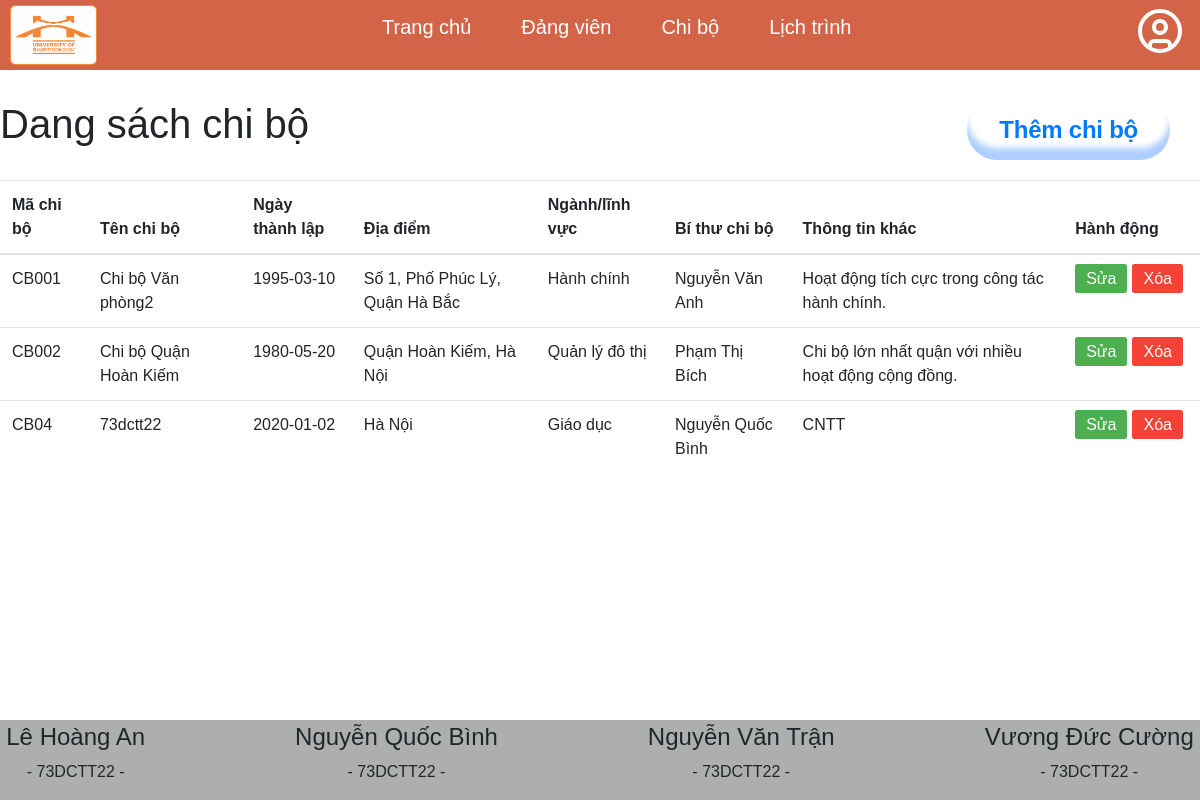
The page /admin/chi_bo.php on the database its author committed.
### tables this page shows
CREATE TABLE `chibo` (
  `maChiBo` varchar(10) NOT NULL,
  `tenChiBo` varchar(255) NOT NULL,
  `ngayThanhLap` date NOT NULL,
  `diaDiem` varchar(255) NOT NULL,
  `nganhLinhVuc` varchar(100) DEFAULT NULL,
  `soLuongDangVien` int(11) DEFAULT 0,
  `biThuChiBo` varchar(255) NOT NULL,
  `thongTinKhac` text DEFAULT NULL
);

### admin/chi_bo.php (called while the page is built)
<?php
include "../view/header.php";
include "DanhSach/chi_bo.php";
include "../view/footer.php";
?>

### admin/DanhSach/chi_bo.php (the view, shortened to what this page needs)
<?php
require "Config/connect_db.php";
$sql = "SELECT * FROM chibo";
$result = $conn->query($sql);
?>
<div>
    <div class="heading" style="display: flex; justify-content: space-between; margin-top: 30px">
        <h1>Dang sách chi bộ</h1>
        <button class="button-73" style="margin-right: 30px;">
            <a href="ChucNang/form_add_edit_chi_bo.php">Thêm chi bộ</a>
        </button>
    </div>
    <table class="table" style="margin-top: 20px;">
  <thead>
    <tr>
      <th scope="col">Mã chi bộ</th>
      <th scope="col">Tên chi bộ</th>
      <th scope="col">Ngày thành lập</th>
      <th scope="col">Địa điểm</th>
      <th scope="col">Ngành/lĩnh vực</th>
      <th scope="col">Bí thư chi bộ</th>
      <th scope="col">Thông tin khác</th>
      <th scope="col">Hành động</th>
    </tr>
  </thead>
  <tbody>
    <?php
    if ($result->num_rows > 0) {
        while ($row = $result->fetch_assoc()) {
            echo "<tr>";
            echo "<td>" . $row['maChiBo'] . "</td>";
            echo "<td>" . $row['tenChiBo'] . "</td>";
            echo "<td>" . $row['ngayThanhLap'] . "</td>";
            echo "<td>" . $row['diaDiem'] . "</td>";
            echo "<td>" . $row['nganhLinhVuc'] . "</td>";
            echo "<td>" . $row['biThuChiBo'] . "</td>";
            echo "<td>" . $row['thongTinKhac'] . "</td>";
            echo "<td class='action-buttons'>";
            echo "<a href='../admin/ChucNang/form_add_edit_chi_bo.php?maChiBo=" . $row['maChiBo'] . "' class='edit'>Sửa</a>";
            echo "<a href='ChucNang/xoa_chi_bo.php?maChiBo=" . $row['maChiBo'] . "' class='delete' onclick='return confirm(\"Bạn có chắc chắn muốn xóa không?\");'>Xóa</a>";
            echo "</td>";
            echo "</tr>";
        }
    } else {
        echo "<tr><td colspan='11'>Không có dữ liệu</td></tr>";
    }
    ?>
  </tbody>
</table>
</div>

### css/danhsach.css (style rules this page uses)
* { box-sizing: border-box; padding: 0; margin: 0; font-family: sans-serif; }

### admin/DanhSach/chi_bo.php (style rules this page uses)
.action-buttons a { text-decoration: none; padding: 5px 10px; border-radius: 3px; margin-right: 5px; color: white; }
.action-buttons .edit { background-color: #4CAF50; border: 1px solid #4CAF50; }
.action-buttons .delete { background-color: #f44336; border: 1px solid #f44336; }
.button-73 { appearance: none; background-color: #FFFFFF; border-radius: 40em; border-style: none; box-shadow: #ADCFFF 0 -12px 6px inset; box-sizing: border-box; color: #000000; cursor: pointer; display: inline-block; font-family: -apple-system,sans-serif; font-size: 24px; font-weight: 700; letter-spacing: -.24px; margin: 0; outline: none; padding: 20px 30px; quotes: auto; text-align: center; text-decoration: none; transition: all .15s; user-select: none; -webkit-user-select: none; touch-action: manipulation; }
@media (min-width: 768px) { .button-73 { font-size: 1.5rem; padding: .75rem 2rem; } }

### rows shown on the page
chibo: maChiBo "CB001", tenChiBo "Chi bộ Văn phòng2", ngayThanhLap "1995-03-10", diaDiem "Số 1, Phố Phúc Lý, Quận Hà Bắc", nganhLinhVuc "Hành chính", biThuChiBo "Nguyễn Văn Anh", thongTinKhac "Hoạt động tích cực trong công tác hành chính."
chibo: maChiBo "CB002", tenChiBo "Chi bộ Quận Hoàn Kiếm", ngayThanhLap "1980-05-20", diaDiem "Quận Hoàn Kiếm, Hà Nội", nganhLinhVuc "Quản lý đô thị", biThuChiBo "Phạm Thị Bích", thongTinKhac "Chi bộ lớn nhất quận với nhiều hoạt động cộng đồng."
chibo: maChiBo "CB04", tenChiBo "73dctt22", ngayThanhLap "2020-01-02", diaDiem "Hà Nội", nganhLinhVuc "Giáo dục", biThuChiBo "Nguyễn Quốc Bình", thongTinKhac "CNTT"
